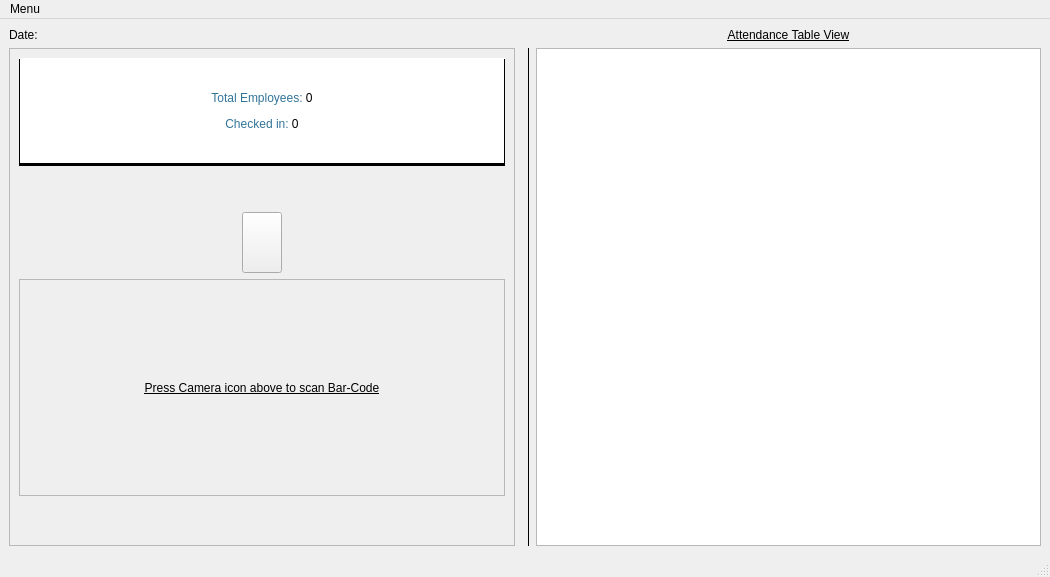
<?xml version="1.0" encoding="UTF-8"?>
<ui version="4.0">
 <class>MainWindow</class>
 <widget class="QMainWindow" name="MainWindow">
  <property name="geometry">
   <rect>
    <x>0</x>
    <y>0</y>
    <width>1050</width>
    <height>577</height>
   </rect>
  </property>
  <property name="windowTitle">
   <string>BarCode Scanner - Main Window</string>
  </property>
  <widget class="QWidget" name="centralwidget">
   <layout class="QGridLayout" name="gridLayout_2">
    <item row="1" column="0">
     <widget class="QFrame" name="frame">
      <property name="frameShape">
       <enum>QFrame::StyledPanel</enum>
      </property>
      <property name="frameShadow">
       <enum>QFrame::Raised</enum>
      </property>
      <layout class="QGridLayout" name="gridLayout">
       <item row="1" column="1">
        <spacer name="verticalSpacer">
         <property name="orientation">
          <enum>Qt::Vertical</enum>
         </property>
         <property name="sizeType">
          <enum>QSizePolicy::Preferred</enum>
         </property>
         <property name="sizeHint" stdset="0">
          <size>
           <width>20</width>
           <height>40</height>
          </size>
         </property>
        </spacer>
       </item>
       <item row="2" column="0">
        <spacer name="horizontalSpacer">
         <property name="orientation">
          <enum>Qt::Horizontal</enum>
         </property>
         <property name="sizeHint" stdset="0">
          <size>
           <width>40</width>
           <height>20</height>
          </size>
         </property>
        </spacer>
       </item>
       <item row="2" column="2">
        <spacer name="horizontalSpacer_2">
         <property name="orientation">
          <enum>Qt::Horizontal</enum>
         </property>
         <property name="sizeHint" stdset="0">
          <size>
           <width>40</width>
           <height>20</height>
          </size>
         </property>
        </spacer>
       </item>
       <item row="3" column="0" colspan="3">
        <widget class="QFrame" name="frame_2">
         <property name="frameShape">
          <enum>QFrame::StyledPanel</enum>
         </property>
         <property name="frameShadow">
          <enum>QFrame::Raised</enum>
         </property>
         <layout class="QGridLayout" name="gridLayout_3">
          <item row="0" column="0" colspan="2">
           <widget class="QLabel" name="label">
            <property name="font">
             <font>
              <underline>true</underline>
             </font>
            </property>
            <property name="text">
             <string>Press Camera icon above to scan Bar-Code</string>
            </property>
            <property name="alignment">
             <set>Qt::AlignCenter</set>
            </property>
           </widget>
          </item>
         </layout>
        </widget>
       </item>
       <item row="2" column="1">
        <widget class="QPushButton" name="pushButton_cam">
         <property name="maximumSize">
          <size>
           <width>81</width>
           <height>61</height>
          </size>
         </property>
         <property name="text">
          <string/>
         </property>
         <property name="icon">
          <iconset>
           <normaloff>images/camera.png</normaloff>images/camera.png</iconset>
         </property>
         <property name="iconSize">
          <size>
           <width>50</width>
           <height>50</height>
          </size>
         </property>
        </widget>
       </item>
       <item row="4" column="1">
        <spacer name="verticalSpacer_2">
         <property name="orientation">
          <enum>Qt::Vertical</enum>
         </property>
         <property name="sizeType">
          <enum>QSizePolicy::Preferred</enum>
         </property>
         <property name="sizeHint" stdset="0">
          <size>
           <width>20</width>
           <height>40</height>
          </size>
         </property>
        </spacer>
       </item>
       <item row="0" column="0" colspan="3">
        <widget class="QLabel" name="label_info_header">
         <property name="maximumSize">
          <size>
           <width>16777215</width>
           <height>108</height>
          </size>
         </property>
         <property name="styleSheet">
          <string notr="true">font: 75 30pt &quot;Ubuntu Condensed&quot;;
background-color: white;
border: 1px inset white;
border-left: 1px solid black;
border-right: 1px solid black;
border-bottom: 3px solid black;</string>
         </property>
         <property name="text">
          <string>&lt;html&gt;&lt;head/&gt;&lt;body&gt;&lt;p&gt;&lt;span style=&quot; color:#327498;&quot;&gt;Total Employees:&lt;/span&gt; 0&lt;/p&gt;&lt;p&gt;&lt;span style=&quot; color:#327498;&quot;&gt;Checked in:&lt;/span&gt; 0&lt;/p&gt;&lt;/body&gt;&lt;/html&gt;</string>
         </property>
         <property name="alignment">
          <set>Qt::AlignCenter</set>
         </property>
        </widget>
       </item>
      </layout>
     </widget>
    </item>
    <item row="1" column="3">
     <widget class="Line" name="line">
      <property name="frameShadow">
       <enum>QFrame::Plain</enum>
      </property>
      <property name="lineWidth">
       <number>1</number>
      </property>
      <property name="orientation">
       <enum>Qt::Vertical</enum>
      </property>
     </widget>
    </item>
    <item row="1" column="4">
     <widget class="QTableWidget" name="tableWidget_db"/>
    </item>
    <item row="0" column="0" colspan="2">
     <widget class="QLabel" name="label_date">
      <property name="text">
       <string>Date:</string>
      </property>
     </widget>
    </item>
    <item row="0" column="4">
     <widget class="QLabel" name="label_2">
      <property name="font">
       <font>
        <underline>true</underline>
       </font>
      </property>
      <property name="text">
       <string>Attendance Table View</string>
      </property>
      <property name="alignment">
       <set>Qt::AlignCenter</set>
      </property>
     </widget>
    </item>
   </layout>
  </widget>
  <widget class="QMenuBar" name="menubar">
   <property name="geometry">
    <rect>
     <x>0</x>
     <y>0</y>
     <width>1050</width>
     <height>22</height>
    </rect>
   </property>
   <widget class="QMenu" name="menuMenu">
    <property name="title">
     <string>Menu</string>
    </property>
    <widget class="QMenu" name="menuSetting">
     <property name="title">
      <string>Setting</string>
     </property>
     <addaction name="actionSet_Frame_Capture_count"/>
     <addaction name="actionSet_Data_Base_Path"/>
    </widget>
    <addaction name="menuSetting"/>
   </widget>
   <addaction name="menuMenu"/>
  </widget>
  <widget class="QStatusBar" name="statusbar"/>
  <action name="actionSet_Frame_Capture_count">
   <property name="text">
    <string>Set Frame Capture count</string>
   </property>
  </action>
  <action name="actionSet_Data_Base_Path">
   <property name="text">
    <string>Set Data Base Path</string>
   </property>
  </action>
 </widget>
 <resources/>
 <connections/>
</ui>
